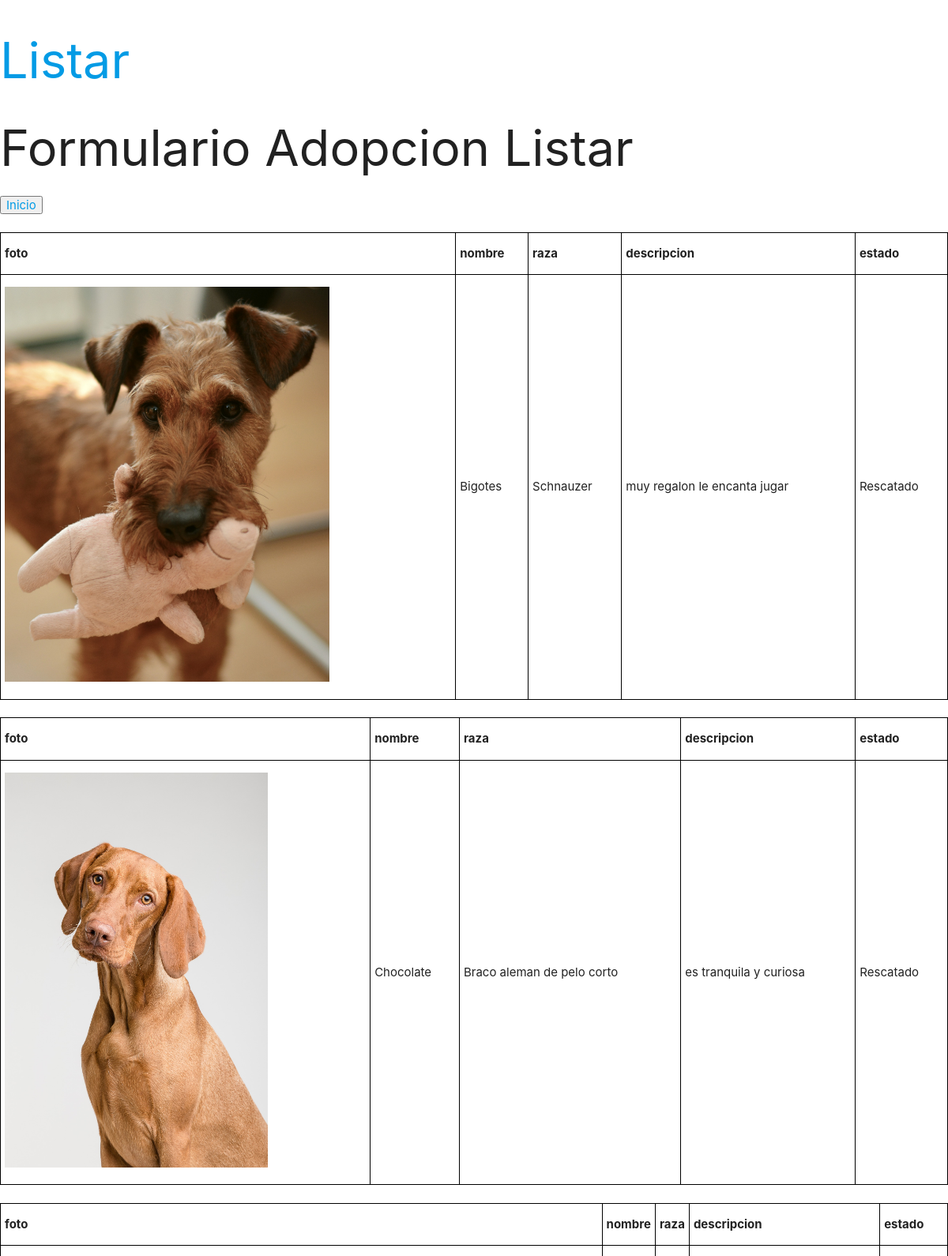
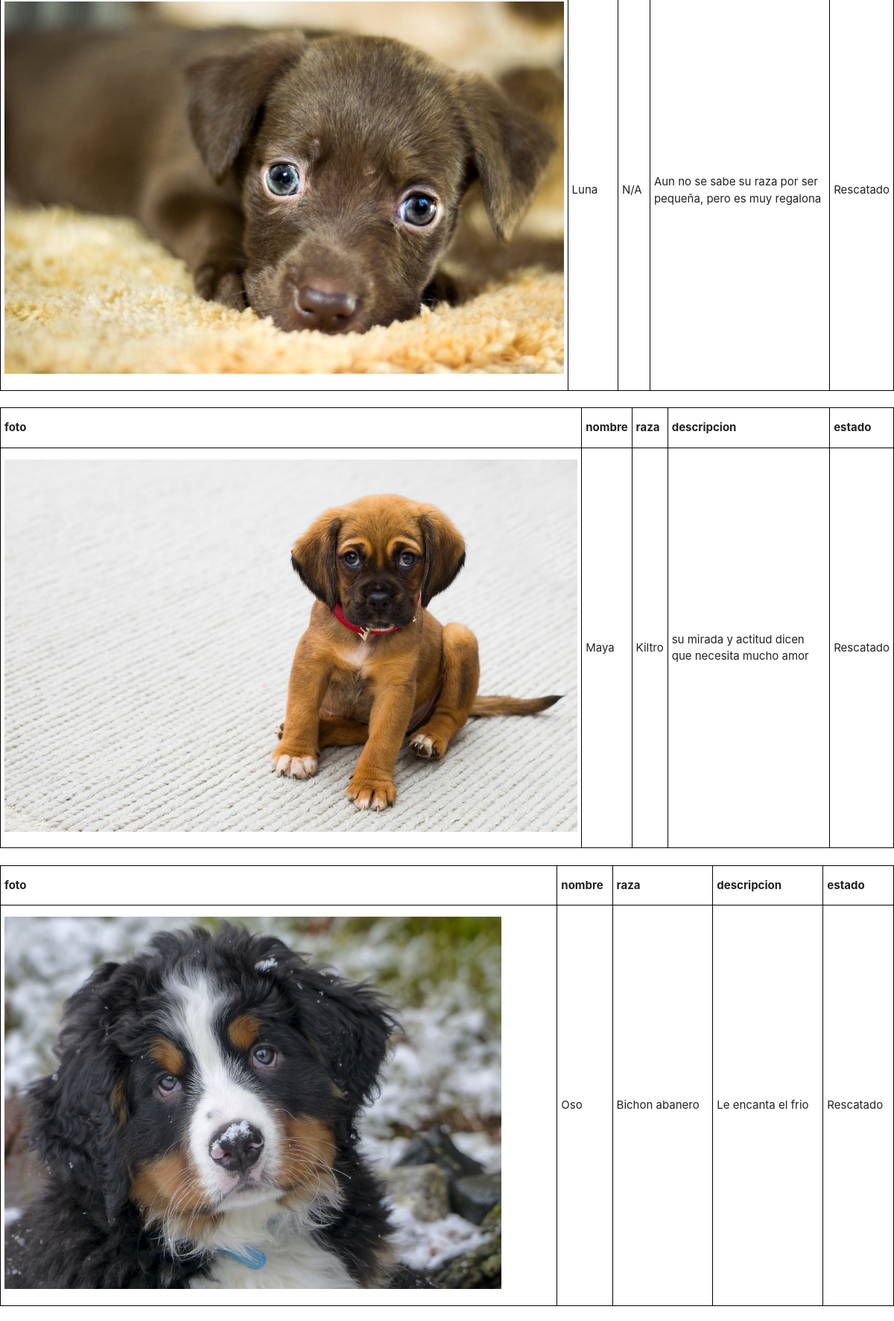
/formularioAdopcion/rescatadosList/ (signed in, upper part), run on the app's committed database (2 pictures, top to bottom).
### adopcion/models.py (models this page shows)
class FormularioRescatado(models.Model):
    ESTADO_CHOICES = (
        ('Rescatado','Rescatado'),
        ('Disponible','Disponible'),
        ('Adoptado','Adoptado'),
    )
    fotografia = models.ImageField(default='default.png', blank=True)
    nombre = models.CharField(max_length=50)
    razaPredominante = models.CharField(max_length=50)
    descripcion = models.TextField()
    estado = models.CharField(max_length=50, choices = ESTADO_CHOICES ,help_text="Estado")

### adopcion/views.py (the view)
@login_required(login_url="/cuentas/login/")
def Formulario_rescatados_Listar(request):
    FormResAll = FormularioRescatado.objects.all().order_by('nombre')
    return render(request,'adopcion/Rescate_listar.html', {'FormResAll':FormResAll})

### adopcion/templates/adopcion/Rescate_listar.html (shortened to what this page needs)
{% load static from staticfiles %}
<!DOCTYPE html>
<html>
    <head>
        <link rel="stylesheet" href="{% static 'estilos.css' %}">
    </head>
    <Body>
        <H1><a href="{% url 'adopcion:rescatadosListar' %}">Listar</a></H1>
        <h1>Formulario Adopcion Listar</h1>
        <button><a href="{% url 'homepage' %}">Inicio</a></button>
        <div class="FormAdopAll">
                {% for FormularioRescatados in FormResAll %}
            <div class="FormularioRescatados">
                <table>
                        <tr>
                                <th>foto</th>
                                <th>nombre</th>
                                <th>raza</th>
                                <th>descripcion</th>
                                <th>estado</th>
                        </tr>
                    <tr>
                        <td><img src="{{FormularioRescatados.fotografia.url}}" height=500></td>
                        <td>{{FormularioRescatados.nombre}}</td><br>
                        <td>{{FormularioRescatados.razaPredominante}}</td>
                        <td>{{FormularioRescatados.descripcion}}</td>
                        <td>{{FormularioRescatados.estado}}</td>
                    </tr>
            </div>
                {% endfor  %}
            </div>
    </Body>
</html>

### data on the page
FormularioRescatado: fotografia (picture), nombre "Bigotes", razaPredominante "Schnauzer", descripcion "muy regalon le encanta jugar", estado "Rescatado"
FormularioRescatado: fotografia (picture), nombre "Chocolate", razaPredominante "Braco aleman de pelo corto", descripcion "es tranquila y curiosa", estado "Rescatado"
FormularioRescatado: fotografia (picture), nombre "Luna", razaPredominante "N/A", descripcion "Aun no se sabe su raza por ser pequeña, pero es muy regalona", estado "Rescatado"
FormularioRescatado: fotografia (picture), nombre "Maya", razaPredominante "Kiltro", descripcion "su mirada y actitud dicen que necesita mucho amor", estado "Rescatado"
FormularioRescatado: fotografia (picture), nombre "Oso", razaPredominante "Bichon abanero", descripcion "Le encanta el frio", estado "Rescatado"
